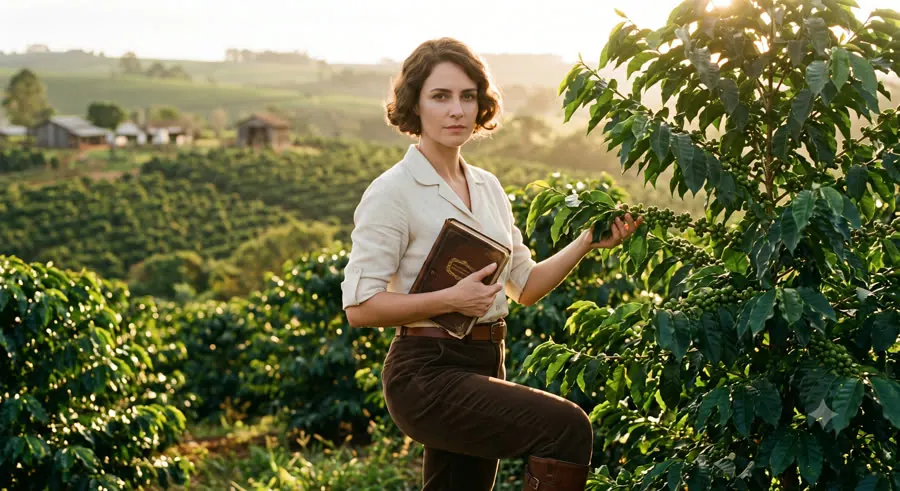
#> input picture personagens/bela.webp, 900 x 491 px
$ python comprimir-imagens-rodada4.py
#> lines starting #> are read from the running program, lines starting #| are printed output that depends on the picture
"""
Quarta rodada de compressao de imagem, a partir do PageSpeed de 24/08 (84 de
desempenho, LCP 4,4s). O relatorio apontou 209 KiB de economia estimada em
11 arquivos especificos: 5 personagens que sobraram da rodada 3 (bela, katia,
matteo, athena, john-storm — a rodada 3 So trocou formato, nao reapertou
qualidade), a capa do omnibus "A Saga Italiana", o slide 1 do hero (unico
banner carregado no load, os outros 4 sao lazy e por isso nao aparecem no
relatorio), e 3 capas de post de blog.

Qualidade por arquivo foi escolhida testando visualmente (nao só batendo o
numero do PageSpeed), porque a mesma queda de qualidade WebP tem efeito bem
diferente dependendo do quanto a imagem e reduzida na tela:
- personagens/: fonte grande (900-1280px) exibida pequena (~356-370px de
  card, 3 colunas), entao aguenta quality bem baixo sem artefato visivel.
  bela e o arquivo mais "ruidoso" (folhagem, muita textura) e por isso o que
  mais precisou cair (35) pra chegar perto da economia estimada.
- banners/banner-1-800w: e o hero, fetchpriority=high, primeira coisa que a
  pessoa ve em tela cheia — aqui fui conservador (55) mesmo nao batendo 100%
  da estimativa do PageSpeed, testado com zoom 3x na estante de livros (a
  area com mais textura) sem diferenca visivel a olho nu.
- capas de post: exibidas quase no tamanho nativo (700 de 760px, so 8% de
  folga), tambem conservador.

joana.webp e o unico com problema de DIMENSAO, nao so compactacao: e uma
foto retrato (720x1280) dentro de um card paisagem (aspect-ratio 3/4 via
object-fit:cover + object-position:center 15%), entao so ~75% da altura
aparece em tela e o resto e puro desperdicio de bytes. O corte abaixo
reproduz matematicamente o mesmo enquadramento que a CSS ja mostra (formula
do object-position: offset = overflow * 0.15), entao o crop fica idêntico ao
que já era visível, so sem os pixels que a CSS sempre cortou. Conferido
visualmente antes de aplicar.

covers/a-saga-italiana.webp tem mesma proporcao do que e exibido (so estava
1,3x maior que o necessario), entao reduz e comprime sem cortar nada — o
width/height do <img> em index.html e categoria/raizes-sacrificio-familia
precisam ser atualizados junto (480x718 -> 400x598), senao o navegador
reserva o espaco errado (CLS).

Sobrescreve os .webp existentes. Nao mexe em nenhum arquivo fonte fora da
lista abaixo. Uso: python .claude/comprimir-imagens-rodada4.py
"""
from pathlib import Path
from PIL import Image

ROOT = Path(__file__).resolve().parent.parent


def recompress(rel_path, quality, method=6):
#> called with rel_path = 'personagens/bela.webp', quality = 35, method = 6
    p = ROOT / rel_path
    img = Image.open(p).convert("RGB")
#> img is the input picture: PIL image 900x491 RGB; mean R, G, B 106.3, 108.2, 72.4
    antes = p.stat().st_size
    img.save(p, "WEBP", quality=quality, method=method)
    depois = p.stat().st_size
    print(f"{rel_path:90s} {antes/1024:7.1f} KiB -> {depois/1024:7.1f} KiB ({100*(1-depois/antes):.0f}% menor)")
    return antes, depois


def crop_and_compress(rel_path, box, quality, method=6):
    """box = (left, top, right, bottom) em pixels da imagem original."""
#> called with rel_path = 'personagens/joana.webp', box = (0, 48, 720, 1008), quality = 68, method = 6
    p = ROOT / rel_path
    img = Image.open(p).convert("RGB")
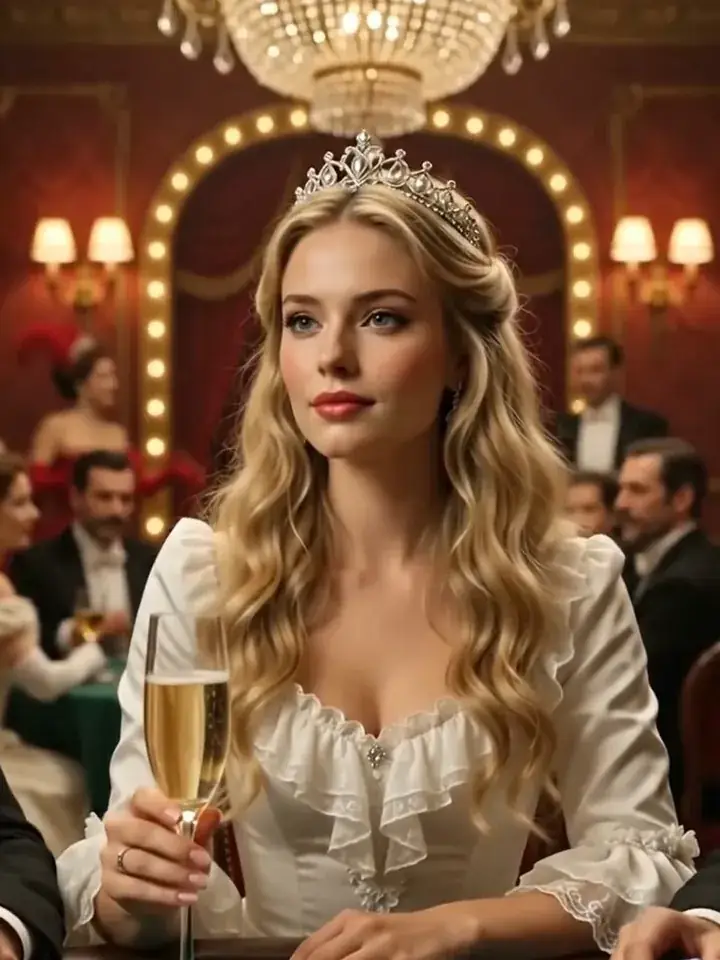
#> input picture personagens/joana.webp, 720 x 960 px
#> img is the input picture: PIL image 720x960 RGB; mean R, G, B 125.2, 89.1, 61.4
    antes = p.stat().st_size
#> antes = 37572
    cropped = img.crop(box)
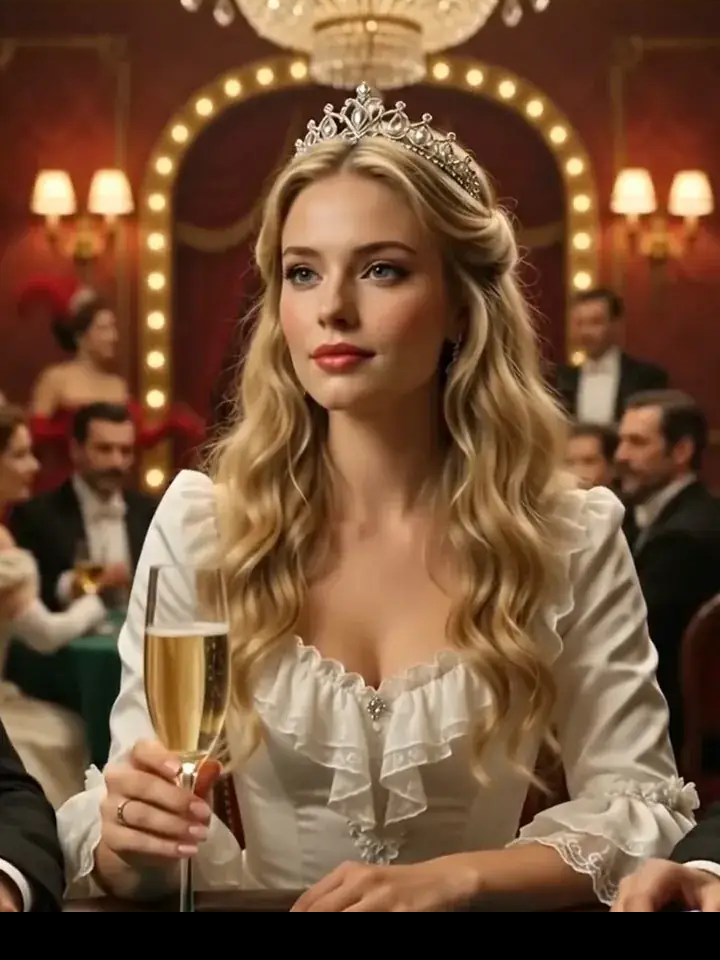
#> cropped: PIL image 720x960 RGB; mean R, G, B 118.1, 83.6, 57.7
    cropped.save(p, "WEBP", quality=quality, method=method)
    depois = p.stat().st_size
#> depois = 37572
    print(f"{rel_path:90s} {antes/1024:7.1f} KiB -> {depois/1024:7.1f} KiB ({100*(1-depois/antes):.0f}% menor, corte {img.size}->{cropped.size})")
#| personagens/joana.webp                                                                        36.7 KiB ->    36.7 KiB (0% menor, corte (720, 960)->(720, 960))
    return antes, depois


def resize_and_compress(rel_path, target_w, quality, method=6):
    p = ROOT / rel_path
    img = Image.open(p).convert("RGB")
    antes = p.stat().st_size
    w, h = img.size
    new_h = round(h * target_w / w)
    resized = img.resize((target_w, new_h), Image.LANCZOS)
    resized.save(p, "WEBP", quality=quality, method=method)
    depois = p.stat().st_size
    print(f"{rel_path:90s} {antes/1024:7.1f} KiB -> {depois/1024:7.1f} KiB ({100*(1-depois/antes):.0f}% menor, {img.size}->{resized.size})")
    return antes, depois, resized.size


def main():
    total_a = total_d = 0

    print("--- personagens: so reaperta qualidade, sem cortar dimensao ---")
    for rel, q in [
        ("personagens/bela.webp", 35),
        ("personagens/katia.webp", 50),
        ("personagens/matteo.webp", 50),
        ("personagens/athena.webp", 50),
        ("personagens/john-storm.webp", 60),
    ]:
        a, d = recompress(rel, q)
        total_a += a; total_d += d

    print("--- joana: corte pro mesmo enquadramento que a CSS ja mostra ---")
    a, d = crop_and_compress("personagens/joana.webp", (0, 48, 720, 1008), 68)
#> a = 37572; d = 37572
    total_a += a; total_d += d

    print("--- capa A Saga Italiana: reduz pra tamanho exibido + comprime ---")
    a, d, new_size = resize_and_compress("covers/a-saga-italiana.webp", 400, 55)
    total_a += a; total_d += d
    print(f"    NOVO TAMANHO: {new_size[0]}x{new_size[1]} — atualizar width/height no HTML")

    print("--- banner 1 (hero, LCP): conservador, e a primeira coisa em tela ---")
    a, d = recompress("banners/banner-1-universo-epico-800w.webp", 55)
    total_a += a; total_d += d

    print("--- capas de post do blog ---")
    for rel, q in [
        ("blog/posts/media/guerra-secessao-corrida-ouro-justica/capa-resistencia-esperanca-760w.webp", 45),
        ("blog/posts/media/imigracao-italiana-jornada-mediterraneo-cafezais/capa-porto-navio-imigrantes-760w.webp", 65),
        ("blog/posts/media/desafios-expedicoes-floresta-amazonica/capa-rio-floresta-amazonica-760w.webp", 70),
    ]:
        a, d = recompress(rel, q)
        total_a += a; total_d += d

    print("-" * 100)
    print(f"TOTAL: {total_a/1024:.0f} KiB -> {total_d/1024:.0f} KiB (economia de {(total_a-total_d)/1024:.0f} KiB)")


if __name__ == "__main__":
#> (the run stopped early here; a loop or call above may not have finished)
